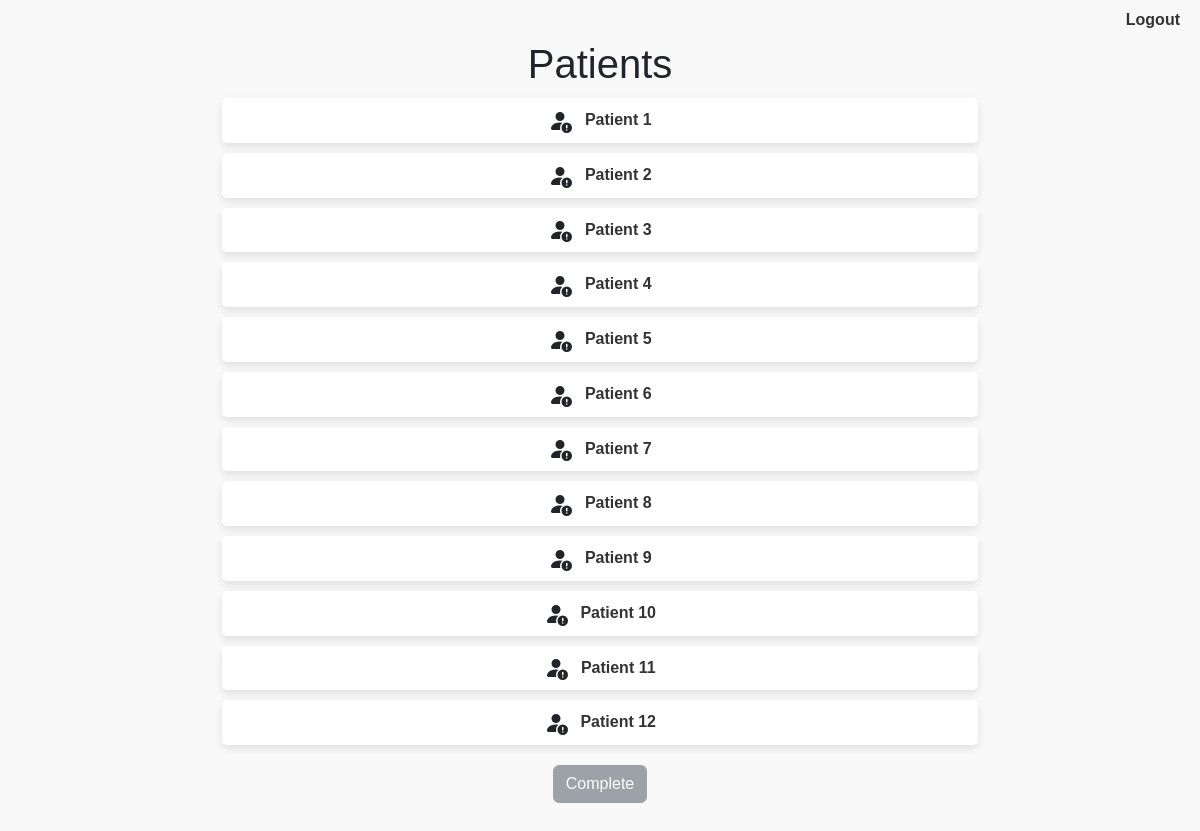
Screenshot of /patients (signed in) with the database file from the repository.
### patients/models.py (models this page shows)
class Patient(models.Model):
    name = models.CharField(max_length=100)
    vitals_csv_path = models.CharField(max_length=100, default='nan')
    patient_csv_path = models.CharField(max_length=100, default='nan')
    similar_patients_csv_path = models.CharField(max_length=100, default='nan')
    feature_similarity_path = models.CharField(max_length=100, default='nan')
    age = models.CharField(max_length=100, default='nan')
    sex = models.CharField(max_length=100, default='nan')
    ethnicity = models.CharField(max_length=100, default='nan')
    imddecil = models.CharField(max_length=100, default='nan')
    comorbidities = models.CharField(max_length=100, default='nan')
    diagnosis = models.CharField(max_length=100, default='nan')
    antibiotic = models.CharField(max_length=100, default='nan')
    prediction = models.CharField(max_length=100, default='nan')
    guideline = models.CharField(max_length=100, default='nan')
    form_filled_in = models.BooleanField(default=False)

### patients/views.py (the view)
# urls.py: path('patients', patient_list, name='patient_list'),
@login_required(login_url='/')
def patient_list(request):
    patients = Patient.objects.all()
    return render(request, 'patients/patient_list.html', {'patients': patients})

### patients/templates/patients/patient_list.html (shortened to what this page needs)
{% load static %}
<html lang="en">
<head>
    <link rel="stylesheet" href="https://cdn.jsdelivr.net/npm/bootstrap@5.3.0/dist/css/bootstrap.min.css">
    <link rel="stylesheet" href="{% static 'css/style.css' %}">
    <link rel="stylesheet" href="{% static 'css/patient_list.css' %}">
</head>
<body>
    <div class="navbar">
        {% if user.is_authenticated %}
            <a href="{% url 'logout' %}" class="logout">Logout</a>
        {% endif %}
    </div>
    <div class="container">
        <h1>Patients</h1>
        <ul>
            {% for patient in patients %}
                <li class="patient-item" data-name="{{ patient.name }}" data-form-filled-in="{{ patient.form_filled_in }}">
                    <a href="{% url 'patient_detail' patient.id %}">{{ patient.name }}</a>
                </li>
            {% endfor %}
        </ul>
    </div>
    <button id="completeButton" class="btn btn-secondary" disabled>Complete</button>
    <br>
    <br>
</body>
</html>

### patients/static/css/style.css (style rules this page uses)
body { font-family: Arial, sans-serif; }
.container { max-width: 800px; margin: 0 auto; }

### patients/static/css/patient_list.css (style rules this page uses)
body { font-family: Arial, sans-serif; background-color: #f9f9f9; }
.container { max-width: 800px; margin: 0 auto; text-align: center; }
ul { list-style-type: none; padding: 0; }
li { background-color: #fff; margin: 10px; padding: 10px; border-radius: 5px; box-shadow: 0 4px 8px rgba(0, 0, 0, 0.1); }
a { text-decoration: none; color: #333; font-weight: bold; }
.navbar { display: flex; justify-content: flex-end; }
.navbar a.logout { margin-right: 20px; }
#completeButton { margin-top: 20px; display: block; margin-left: auto; margin-right: auto; }

### rows the page displays
Patient: form_filled_in False (drawn), name "Patient 1"
Patient: form_filled_in False (drawn), name "Patient 2"
Patient: form_filled_in False (drawn), name "Patient 3"
Patient: form_filled_in False (drawn), name "Patient 4"
Patient: form_filled_in False (drawn), name "Patient 5"
Patient: form_filled_in False (drawn), name "Patient 6"
Patient: form_filled_in False (drawn), name "Patient 7"
Patient: form_filled_in False (drawn), name "Patient 8"
Patient: form_filled_in False (drawn), name "Patient 9"
Patient: form_filled_in False (drawn), name "Patient 10"
Patient: form_filled_in False (drawn), name "Patient 11"
Patient: form_filled_in False (drawn), name "Patient 12"
